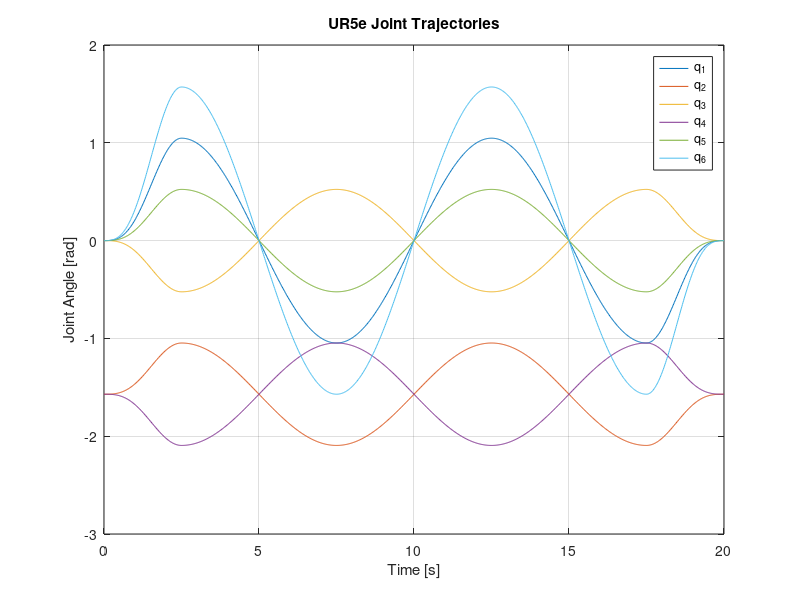

This chart was generated by the following MATLAB code: (Note: this script raises an error after producing the figure.)
%{
*******************************************************************************
Project: system-id ur5e
File: joint_traj_gen.m
Author: Hamid Manouchehri
Email: hmanouch@buffalo.edu
Date: July 25, 2025

Description:
Script for generating trajectory for ur5e.

License:
This script is licensed under the MIT License.
You may obtain a copy of the License at
    https://opensource.org/licenses/MIT

SPDX-License-Identifier: MIT

Disclaimer:
This software is provided "as is", without warranty of any kind, express or
implied, including but not limited to the warranties of merchantability,
fitness for a particular purpose, and noninfringement. In no event shall the
authors be liable for any claim, damages, or other liability, whether in an
action of contract, tort, or otherwise, arising from, out of, or in connection
with the software or the use or other dealings in the software.

*******************************************************************************
%}
clc; clear; close all;

folder   = '../data/traj/';
filename = 'ur5e_smooth_random_joint_traj_v1.csv'; % any name you like, TODO

T = 20;                % total duration, TODO
Ns = 1000;
nJ = 6;
t = linspace(0, T, Ns);
freq = 0.1;            % base sine frequency

q_offset = [0, -pi/2, 0, -pi/2, 0., 0.];
A = [60, 30., -30., -30., 30., 90.];  % Amplitudes (deg), TODO
A = deg2rad(A);
freqs = [0.1, 0.1, 0.1, 0.1, .1, 0.1];  % Hz, TODO


% smooth ramp (Hann window) for start/stop
rampTime = 2.5;          % duration of ramp up/down in sec, TODO
ramp = ones(size(t));
idxUp = t < rampTime;
ramp(idxUp) = 0.5 * (1 - cos(pi * t(idxUp) / rampTime));
idxDown = t > (T - rampTime);
ramp(idxDown) = 0.5 * (1 - cos(pi * (T - t(idxDown)) / rampTime));
% ramp = 1;  % uncomment for no smoothening.

% final trajectory
q = zeros(nJ, Ns);
q(1,:) = A(1) * sin(2*pi*freqs(1)*t) .* ramp + q_offset(1);
q(2,:) = A(2) * sin(2*pi*freqs(2)*t) .* ramp + q_offset(2);
q(3,:) = A(3) * sin(2*pi*freqs(3)*t) .* ramp + q_offset(3);
q(4,:) = A(4) * sin(2*pi*freqs(4)*t) .* ramp + q_offset(4);
q(5,:) = A(5) * sin(2*pi*freqs(5)*t) .* ramp + q_offset(5);
q(6,:) = A(6) * sin(2*pi*freqs(6)*t) .* ramp + q_offset(6);

figure;
plot(t, q');   % plot each joint (degrees for readability)
grid on;
xlabel('Time [s]');
ylabel('Joint Angle [rad]');
title('UR5e Joint Trajectories');
legend('q_1','q_2','q_3','q_4','q_5','q_6','Location','best');


traj = [t', q'];

if ~exist(folder, 'dir')
    mkdir(folder);
end
csvPath = fullfile(folder, filename);

% 3) Write header + data
hdr = {'time','q1','q2','q3','q4','q5','q6'};

fid = fopen(csvPath,'w');
fprintf(fid, '%s,', hdr{1:end-1});
fprintf(fid, '%s\n', hdr{end});   % newline after last header
fclose(fid);

% Append numeric data (comma-separated, 6 decimals)
writematrix(traj, csvPath, 'WriteMode','append');

fprintf('Saved trajectory to:  %s\n', csvPath);